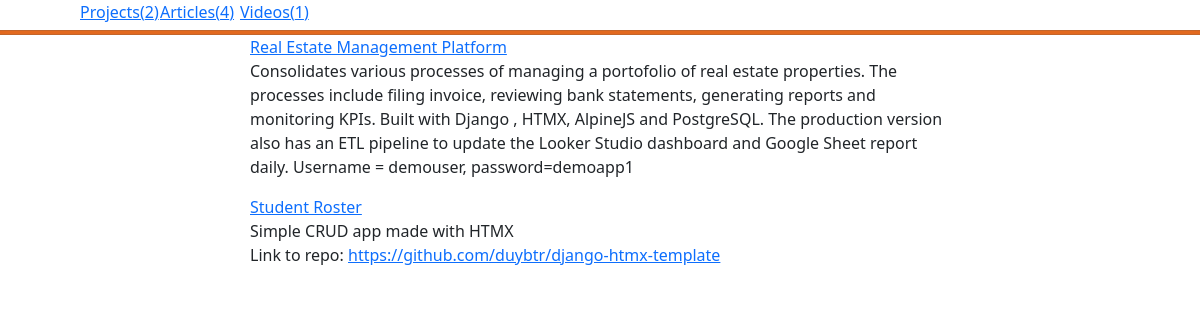
The page / on the database its author committed.
### portfolio/models.py (models this page shows)
class Blog(models.Model):
    choices = [
        ('app', 'app'),
        ('article', 'article'),
        ('video', 'video')
    ]
    title = models.CharField(max_length=200)
    category = models.CharField(max_length=20, choices=choices, default='app')
    link = models.CharField(max_length=200)
    description = models.CharField(max_length=2000, blank=True)
    repo_link = models.CharField(max_length=200, blank=True)

### portfolio/views.py (the view)
# urls.py: path('', ProjectView.as_view(), name='home'),
class ProjectView(BlogView):
    def get_queryset(self):
        return Blog.objects.filter(category='app')

### portfolio/context_processors.py (called while the page is built)
def count_blogs(request):
    project_count = Blog.objects.filter(category='app').count()
    article_count = Blog.objects.filter(category='article').count()
    video_count = Blog.objects.filter(category='video').count()
    return {
        'project_count' : project_count,
        'article_count' : article_count,
        'video_count' : video_count
    }

### templates/portfolio/blog.html
{% extends 'base.html' %}
{% block content %}
    {% for blog in blogs %}
        <a href="{{ blog.link }}">{{blog.title}}</a>
        <p>{{blog.description}}
            {% if blog.repo_link|length > 0 %}
                <br />Link to repo: <a href="{{blog.repo_link}}">{{blog.repo_link}}</a>
            {% endif %}
        </p>
    {% endfor %}
{% endblock content %}

### rows shown on the page
Blog: title "Real Estate Management Platform", description "Consolidates various processes of managing a portofolio of real estate properties. The processes include filing invoice, reviewing bank statements, generating reports and monitoring KPIs. Built with Django , HTMX, AlpineJS and PostgreSQL. The production version also has an ETL pipeline to update the Looker Studio dashboard and Google Sheet report daily. Username = demouser, password=demoapp1"
Blog: title "Student Roster", description "Simple CRUD app made with HTMX", repo_link "https://github.com/duybtr/django-htmx-template"

### other values the page prints
{{ project_count }} "2"
{{ article_count }} "4"
{{ video_count }} "1"
